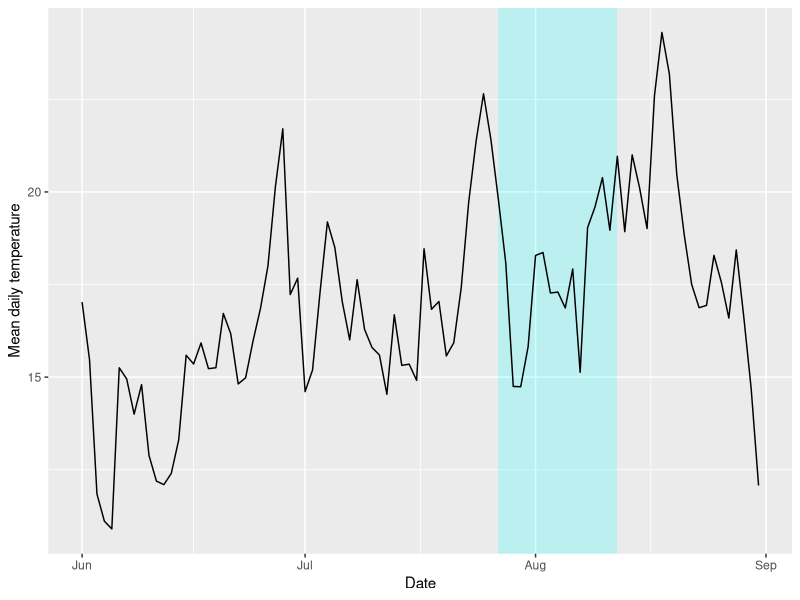
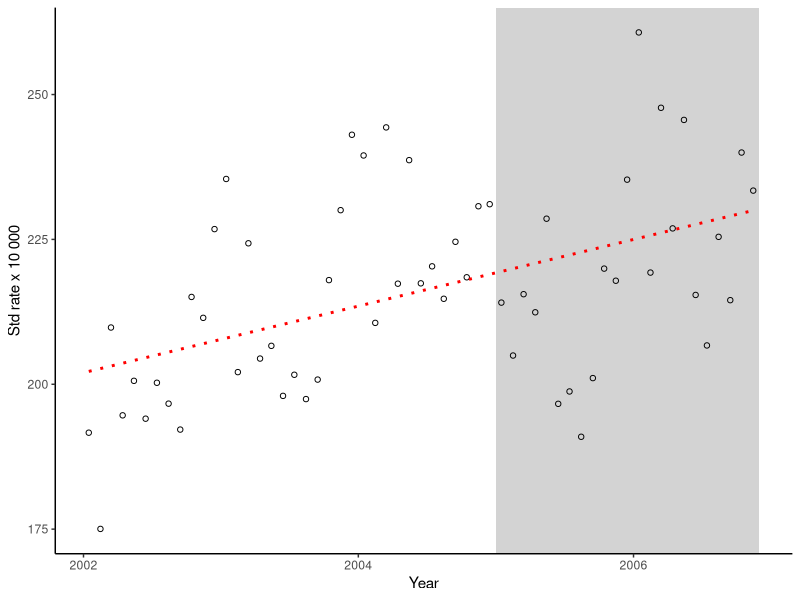

These charts were generated, in order, by the following R code:
## ---- chunk 1
# Load some packages that will likely be useful
library(tidyverse)
library(viridis)
library(lubridate)
library(broom)

# Load and clean the data
obs <- read_csv("data/lndn_obs.csv") %>% 
  mutate(dow = wday(date, label = TRUE)) %>% 
  mutate(time = as.numeric(date) - first(as.numeric(date)))
## ---- chunk 2
london_summer_2012 <- obs %>% 
  filter(ymd("2012-06-01") <= date & date <= ymd("2012-09-30"))

london_olympic_dates <- tibble(date = ymd(c("2012-07-27", "2012-08-12")))

ggplot() + 
  geom_polygon(aes(x = ymd(c("2012-07-27", "2012-08-12", 
                             "2012-08-12", "2012-07-27")), 
                   y = c(Inf, Inf, -Inf, -Inf)), fill = "cyan", alpha = 0.2) + 
  geom_line(data = london_summer_2012, aes(x = date, y = tmean)) + 
  labs(x = "Date", y = "Mean daily temperature")
## ---- chunk 3
sicily <- read_csv("data/sicily.csv") %>% 
  mutate(date = paste(year, month, "15"), # Use middle of the month for plotting
         date = ymd(date))
## ---- chunk 4
sicily %>% 
  group_by(smokban) %>% 
  slice(c(1, n()))
## ---- chunk 5
ggplot() + 
  geom_polygon(aes(x = ymd(c("2005-01-01", "2006-11-30", 
                         "2006-11-30", "2005-01-01")), 
               y = c(Inf, Inf, -Inf, -Inf)), fill = "lightgray") + 
  geom_point(data = sicily, 
             aes(x = date, y = 10000 * 10 * aces / stdpop), shape = 21) + 
  geom_smooth(data = sicily, 
              aes(x = date, y = 10000 * 10 * aces / stdpop), # Need the extra 10 to line up with Figure in paper---figure out why
              method = "lm", se = FALSE, color = "red", linetype = 3) + 
  labs(x = "Year", y = "Std rate x 10 000") + 
  theme_classic()
